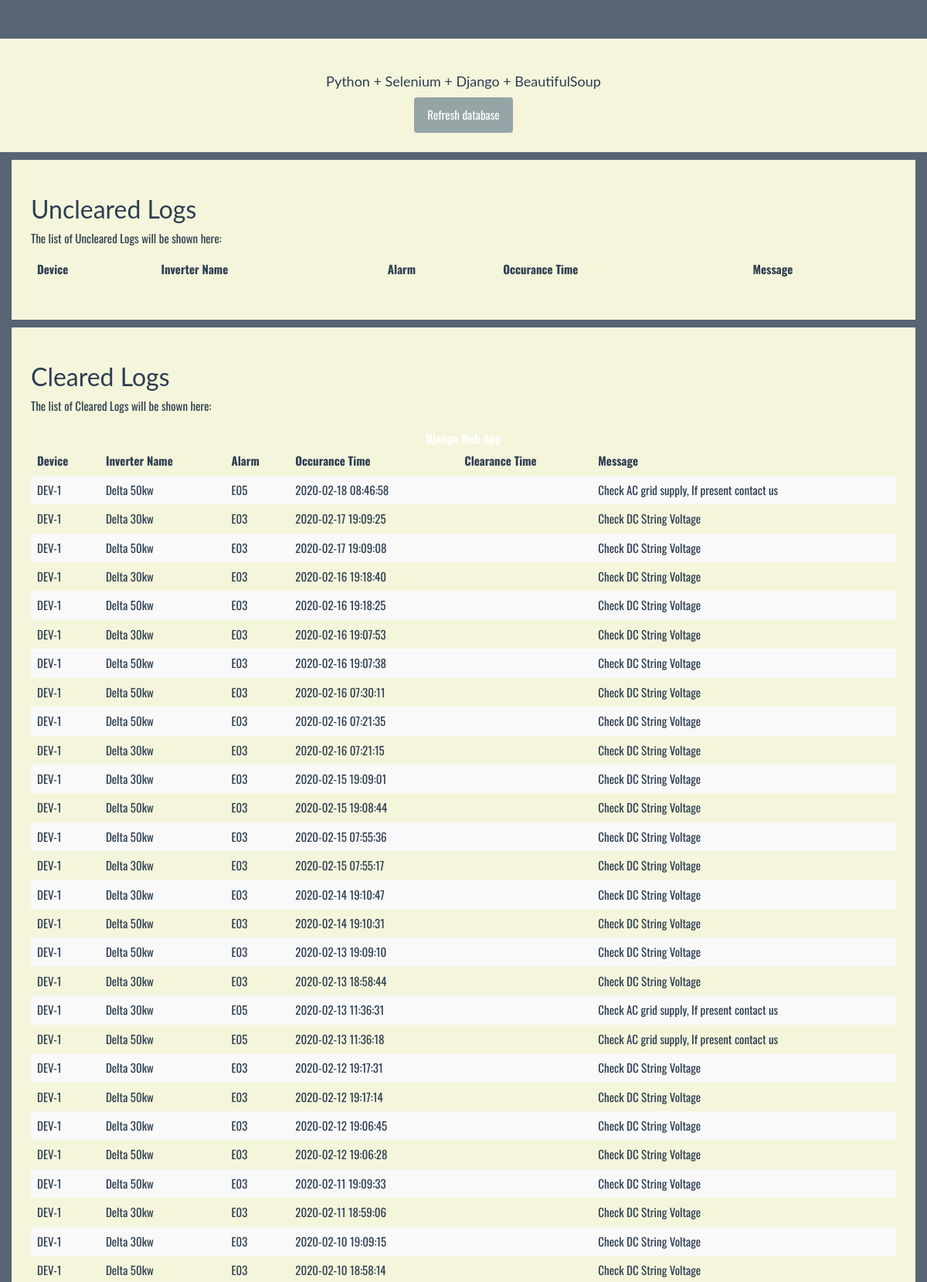
The page / (upper part) on the database its author committed.
### core/models.py (models this page shows)
class ClearedLogs(models.Model):
    device = models.CharField(max_length=120)
    inverter_name = models.CharField(max_length=120)
    alarm = models.CharField(max_length=120)
    occurance_time = models.CharField(max_length=120)
    message = models.CharField(max_length=500)

### core/views.py (the view)
# urls.py: url(r'^$', views.index, name='index'),
def index(request):
    cleared_logs = ClearedLogs.objects.order_by('id')
    un_cleared_logs = UnClearedLogs.objects.order_by('id')
    form = toDoForm()
    context = {'cleared_logs': cleared_logs, 'un_cleared_logs': un_cleared_logs, 'form': form}
    return render(request,'core/index.html',context)

### core/templates/core/index.html (shortened to what this page needs)
{% load static %}
<!DOCTYPE html>
<html lang="en">
	<head>
		<link rel="stylesheet" href="{% static 'core/bs/css/flatly.min.css' %}" />
		<link rel="stylesheet" href="{% static 'core/styles.css' %}" />
	</head>
	<body>
		<div class="container-fluid" id="wrapper">
			<div class="row">
				<div class="col-12 text-center content" id="content">
					<h2>Python + Selenium + Django + BeautifulSoup</h2>
					<form action="{% url 'refresh' %}" method="GET" role="form">
						<button type="submit" class="btn btn-default" id="add-btn">Refresh database</button>
					</form>
				</div>
			</div>
			<div class="container content-table">
				<h2>Uncleared Logs</h2>
				<p>The list of Uncleared Logs will be shown here:</p>
				<table class="table table-striped">
				  <thead>
					<tr>
					  <th>Device</th>
					  <th>Inverter Name</th>
					  <th>Alarm</th>
					  <th>Occurance Time</th>
					  <th>Message</th>
					</tr>
				  </thead>
				</table>
			  </div>
			  <div class="container content-table">
				<h2>Cleared Logs</h2>
				<p>The list of Cleared Logs will be shown here:</p>
				<table class="table table-striped">
					<thead>
					  <tr>
						<th>Device</th>
						<th>Inverter Name</th>
						<th>Alarm</th>
						<th>Occurance Time</th>
						<th>Clearance Time</th>
						<th>Message</th>
					  </tr>
					</thead>
					<tbody>
					  {% for log in cleared_logs %}
					  <tr>
						<td>{{ log.device }}</td>
						<td>{{ log.inverter_name }}</td>
						<td>{{ log.alarm }}</td>
						<td>{{ log.occurance_time }}</td>
						<td>{{ log.clearance_time }}</td>
						<td>{{ log.message }}</td>
					  </tr>
					  {% endfor %}
					</tbody>
			  </div>
			<footer>
				<div class="row pad">
					<div class="col-lg-12 text-center">
						<strong>Django Web App</strong>
					</div>
				</div>
			</footer>
		</div>
	</body>
</html>

### core/static/core/styles.css (style rules this page uses)
body { background: rgba(44, 62, 80, .8); font-family: 'Oswald', 'Futura', sans-serif; }
#wrapper { margin-top: 50px !important; }
#content { background: beige; padding: 25px; }
#content > h2 { font-size: 18px; text-align: center; padding-top: 0; }
.content-table { background: beige; padding: 25px; margin-top: 10px; }
footer { margin-top: 20px; color: white; }

### rows shown on the page
ClearedLogs: device "DEV-1", inverter_name "Delta 50kw", alarm "E05", occurance_time "2020-02-18 08:46:58", message "Check AC grid supply, If present contact us"
ClearedLogs: device "DEV-1", inverter_name "Delta 30kw", alarm "E03", occurance_time "2020-02-17 19:09:25", message "Check DC String Voltage"
ClearedLogs: device "DEV-1", inverter_name "Delta 50kw", alarm "E03", occurance_time "2020-02-17 19:09:08", message "Check DC String Voltage"
ClearedLogs: device "DEV-1", inverter_name "Delta 30kw", alarm "E03", occurance_time "2020-02-16 19:18:40", message "Check DC String Voltage"
ClearedLogs: device "DEV-1", inverter_name "Delta 50kw", alarm "E03", occurance_time "2020-02-16 19:18:25", message "Check DC String Voltage"
ClearedLogs: device "DEV-1", inverter_name "Delta 30kw", alarm "E03", occurance_time "2020-02-16 19:07:53", message "Check DC String Voltage"
ClearedLogs: device "DEV-1", inverter_name "Delta 50kw", alarm "E03", occurance_time "2020-02-16 19:07:38", message "Check DC String Voltage"
ClearedLogs: device "DEV-1", inverter_name "Delta 50kw", alarm "E03", occurance_time "2020-02-16 07:30:11", message "Check DC String Voltage"
ClearedLogs: device "DEV-1", inverter_name "Delta 50kw", alarm "E03", occurance_time "2020-02-16 07:21:35", message "Check DC String Voltage"
ClearedLogs: device "DEV-1", inverter_name "Delta 30kw", alarm "E03", occurance_time "2020-02-16 07:21:15", message "Check DC String Voltage"
ClearedLogs: device "DEV-1", inverter_name "Delta 30kw", alarm "E03", occurance_time "2020-02-15 19:09:01", message "Check DC String Voltage"
ClearedLogs: device "DEV-1", inverter_name "Delta 50kw", alarm "E03", occurance_time "2020-02-15 19:08:44", message "Check DC String Voltage"
ClearedLogs: device "DEV-1", inverter_name "Delta 50kw", alarm "E03", occurance_time "2020-02-15 07:55:36", message "Check DC String Voltage"
ClearedLogs: device "DEV-1", inverter_name "Delta 30kw", alarm "E03", occurance_time "2020-02-15 07:55:17", message "Check DC String Voltage"
ClearedLogs: device "DEV-1", inverter_name "Delta 30kw", alarm "E03", occurance_time "2020-02-14 19:10:47", message "Check DC String Voltage"
ClearedLogs: device "DEV-1", inverter_name "Delta 50kw", alarm "E03", occurance_time "2020-02-14 19:10:31", message "Check DC String Voltage"
ClearedLogs: device "DEV-1", inverter_name "Delta 50kw", alarm "E03", occurance_time "2020-02-13 19:09:10", message "Check DC String Voltage"
ClearedLogs: device "DEV-1", inverter_name "Delta 30kw", alarm "E03", occurance_time "2020-02-13 18:58:44", message "Check DC String Voltage"
ClearedLogs: device "DEV-1", inverter_name "Delta 30kw", alarm "E05", occurance_time "2020-02-13 11:36:31", message "Check AC grid supply, If present contact us"
ClearedLogs: device "DEV-1", inverter_name "Delta 50kw", alarm "E05", occurance_time "2020-02-13 11:36:18", message "Check AC grid supply, If present contact us"
ClearedLogs: device "DEV-1", inverter_name "Delta 30kw", alarm "E03", occurance_time "2020-02-12 19:17:31", message "Check DC String Voltage"
ClearedLogs: device "DEV-1", inverter_name "Delta 50kw", alarm "E03", occurance_time "2020-02-12 19:17:14", message "Check DC String Voltage"
ClearedLogs: device "DEV-1", inverter_name "Delta 30kw", alarm "E03", occurance_time "2020-02-12 19:06:45", message "Check DC String Voltage"
ClearedLogs: device "DEV-1", inverter_name "Delta 50kw", alarm "E03", occurance_time "2020-02-12 19:06:28", message "Check DC String Voltage"
ClearedLogs: device "DEV-1", inverter_name "Delta 50kw", alarm "E03", occurance_time "2020-02-11 19:09:33", message "Check DC String Voltage"
ClearedLogs: device "DEV-1", inverter_name "Delta 30kw", alarm "E03", occurance_time "2020-02-11 18:59:06", message "Check DC String Voltage"
ClearedLogs: device "DEV-1", inverter_name "Delta 30kw", alarm "E03", occurance_time "2020-02-10 19:09:15", message "Check DC String Voltage"
ClearedLogs: device "DEV-1", inverter_name "Delta 50kw", alarm "E03", occurance_time "2020-02-10 18:58:14", message "Check DC String Voltage"
